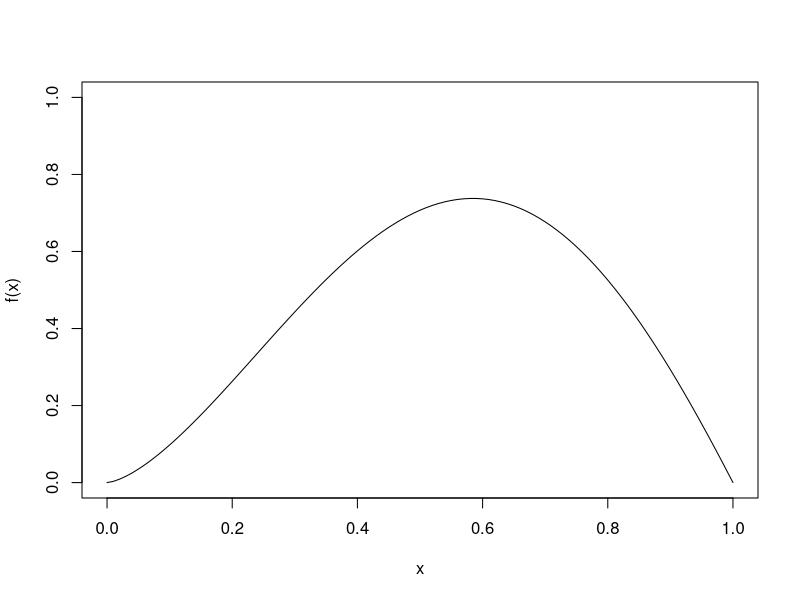
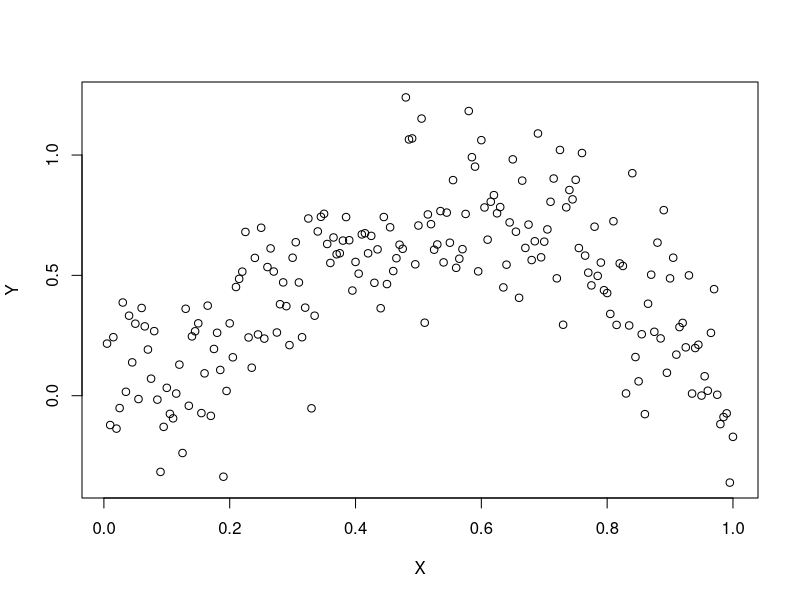
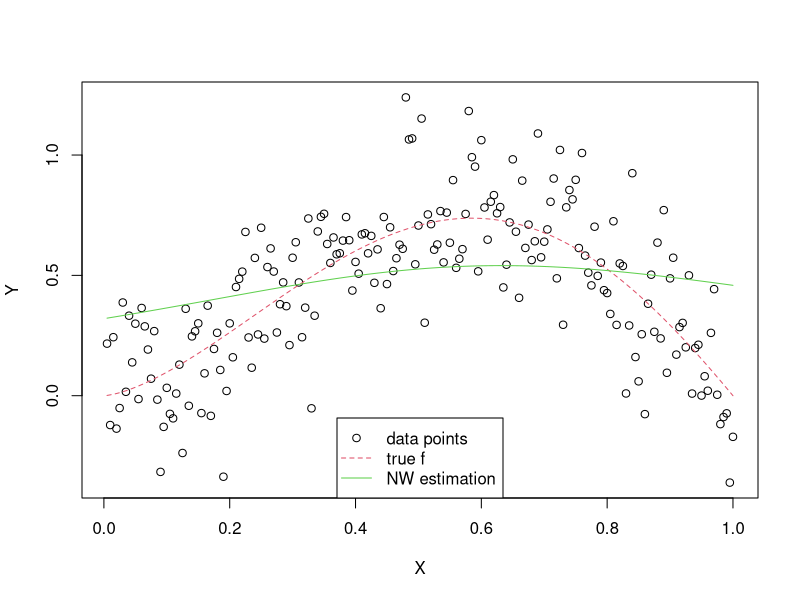
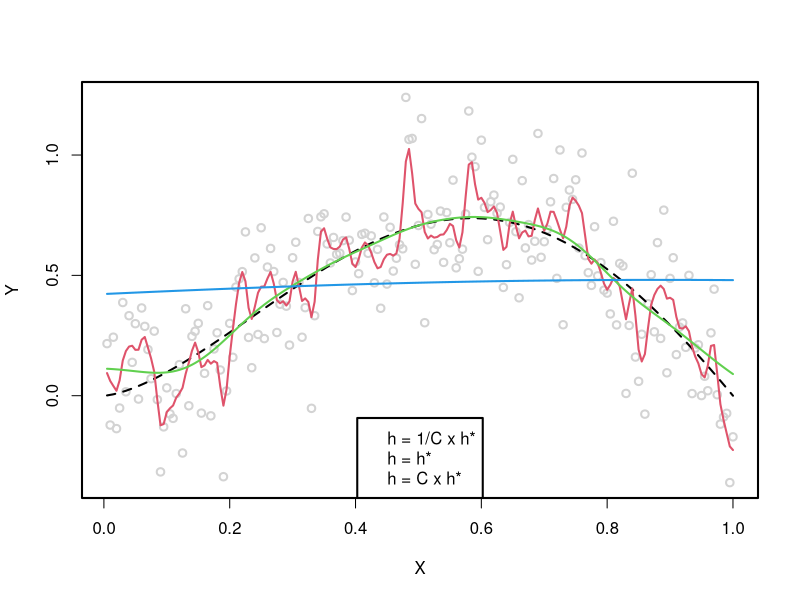
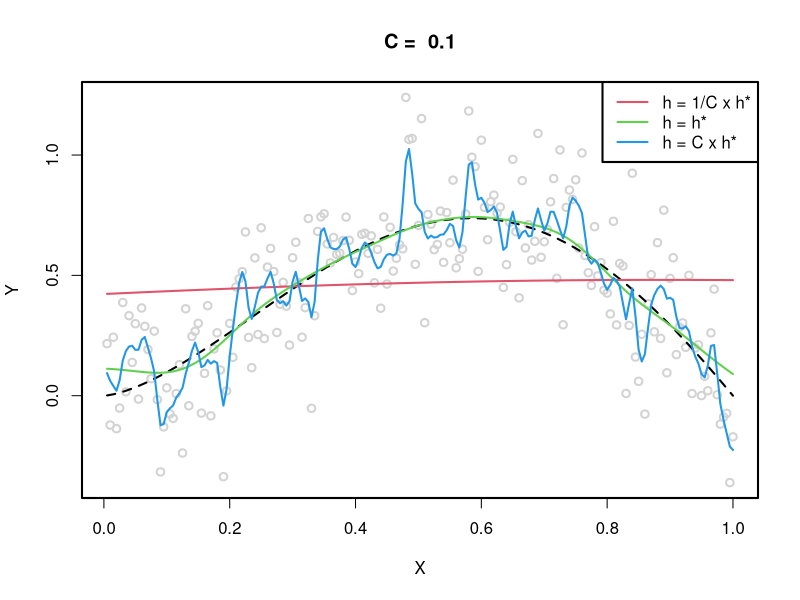
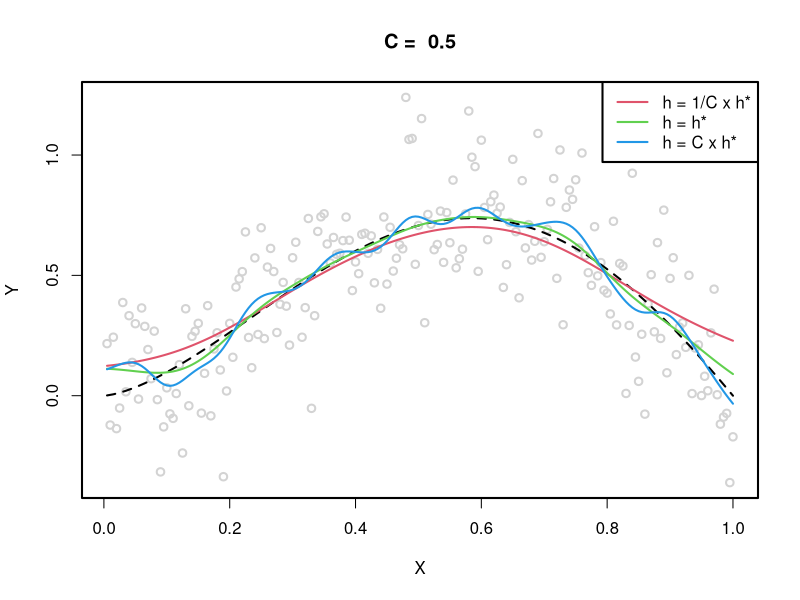
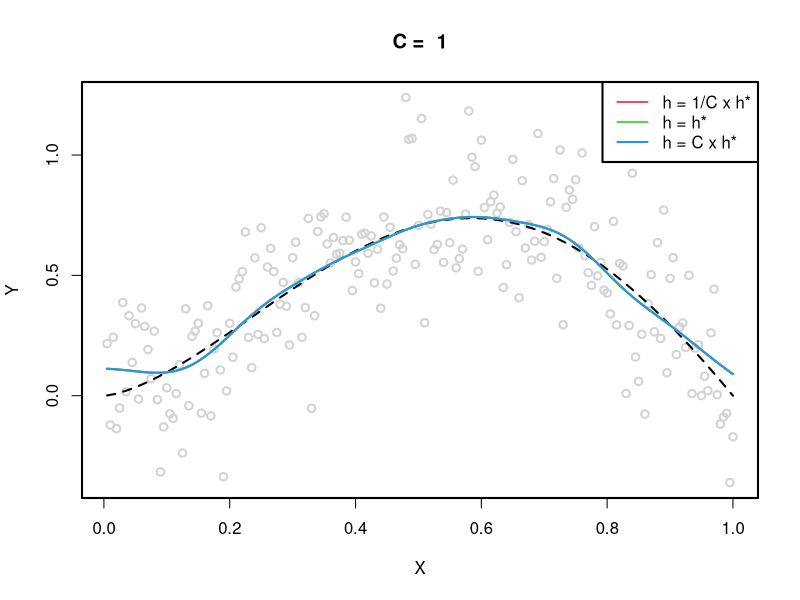
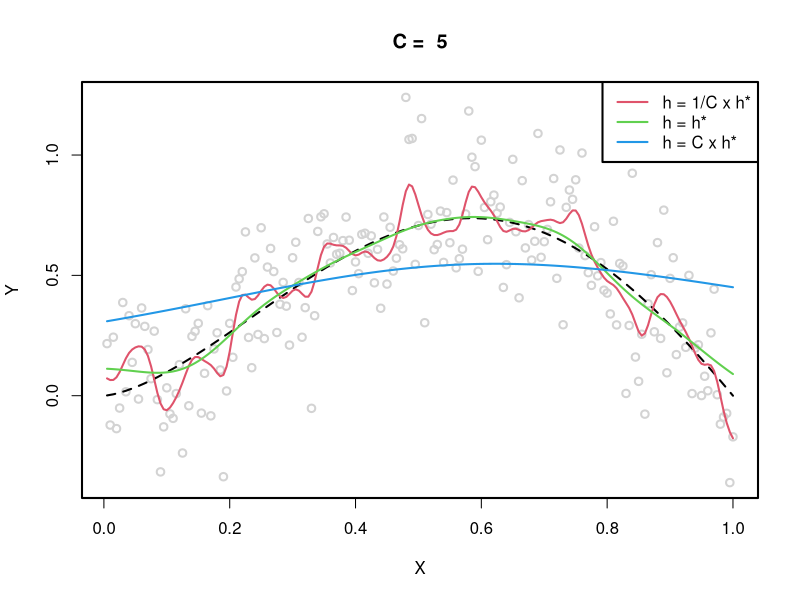

The R script that drew these images, in order:
## ---- chunk 1
rm(list = ls())
## ---- chunk 2
knitr::opts_chunk$set(echo = TRUE)
QQ <- 0
## ---- chunk 3
f <- function(x) sqrt(x)*sin(pi*x)
curve(f, ylim = c(0, 1))
## ---- chunk 4
n <- 200
X <- 1:n/n
## ---- chunk 5
sigma <- 0.2
sigma2 <- sigma^2
eps <- rnorm(n, sd = sqrt(sigma2))
Y <- f(X) + eps
plot(X, Y)
## ---- chunk 6
library("KernSmooth")
## ---- chunk 7
# ?locpoly
## ---- chunk 8
NW <- function(x, y, bandwidth, gridsize = length(x), ...) {
  locpoly(x, y, degree = 0, bandwidth = bandwidth, gridsize = gridsize, ...)
}
## ---- chunk 9
MISE_NW <- function(bandwidth, x, y, f) {
    fit <- NW(x, y, bandwidth = bandwidth)
    mean((fit$y - f(fit$x))^2)
}
opt <- optimize(MISE_NW, X, Y, f, interval = c(0, 1))
best <- round(opt$minimum, 3)
## ---- chunk 10
fit <- NW(X, Y, bandwidth = 0.3)
plot(X, Y)
curve(f, add = TRUE, col = 2, lty = 2)
lines(fit, col=3)
lgd <- c("data points", "true f", "NW estimation")
legend("bottom", lgd, col = 1:3, lty = c(NA, 2, 1), pch = c(1, NA, NA))
## ---- chunk 11
QQ <- QQ + 1
## ---- chunk 12
par(lwd = 2)
plot(X, Y, col = "lightgray")
curve(f, add = TRUE, col = 1, lty = 2)

C <- 10
bwd <- c(1/C, 1, C)*best
for (kk in 1:length(bwd)) {
    fit <- NW(X, Y, bandwidth = bwd[kk])
    lines(fit, col = 1 + kk)
}
lgd <- c("h = 1/C x h*", "h = h*", "h = C x h*")
legend("bottom", lgd, col = 2:4)
## ---- chunk 13
C_list <- c(0.1, 0.5, 1, 5)
par(mfrow = c(1,1))
for ( C in C_list )
{
  plot(X, Y, col = "lightgray", main = paste("C = ", C))
  curve(f, add = TRUE, col = 1, lty = 2)
  bwd <- c(1/C, 1, C)*best
  for (kk in 1:length(bwd)) {
    fit <- NW(X, Y, bandwidth = bwd[kk])
    lines(fit, col = 1 + kk)
  }
  lgd <- c("h = 1/C x h*", "h = h*", "h = C x h*")
  legend("topright", lgd, col = 2:4, lty = 1)
}
## ---- chunk 14
QQ <- QQ +1
## ---- chunk 15
opt <- optimize(MISE_NW, X, Y, f, interval = c(0, 1))
best <- round(opt$minimum, 3)
best
## ---- chunk 16
X_2000 <- 1:2000/2000
eps <- rnorm(n, sd = sqrt(sigma2))
Y_2000 <- f(X_2000) + eps

plot(X_2000, Y_2000)
## ---- chunk 17
opt_2000 <- optimize(MISE_NW, X_2000, Y_2000, f, interval = c(0, 1))
best_2000 <- round(opt_2000$minimum, 3)
paste ("Optimal bandwith with 2000 observations = ", best_2000)
## ---- chunk 18
plot(X_2000, Y_2000, col = "lightgray", main = paste("f vs estimated f with optimal bandwidth = ", best_2000))
curve(f, add = TRUE, col = 1, lty = 2)
bwd <- best_2000

fit <- NW(X_2000, Y_2000, bandwidth = bwd)
lines(fit, col ="red")
## ---- chunk 19
measure_mean_opt_bwd <- function (n, nRep) {
  best_bwd_list <- c()
  for (i in 1:nRep) {
    X <- 1:n/n
    eps <- rnorm(n, sd = sqrt(sigma2))
    Y <- f(X) + eps
    opt <- optimize(MISE_NW, X, Y, f, interval = c(0, 1))
    best <- round(opt$minimum, 3)
    
    best_bwd_list[length(best_bwd_list) + 1] <- best
  }
  return (mean(best_bwd_list))
}
## ---- chunk 20
n_1 <- 200
n_2 <- 2000
h_n1 <- measure_mean_opt_bwd(n_1, 10)
h_n2 <- measure_mean_opt_bwd(n_2, 10)
beta <- 0.5 * (1 - log(n_1 / n_2) / log(h_n1 / h_n2) )
print(paste ("Estimated beta coefficient = ", round(beta,3)))
## ---- chunk 21
n_3 <- 20000
h_n3 <- h_n1 * (n_3 / n_1) ^( -1 / (2*beta +1) )
print(paste("Estimated optimal bandwidth for n = ", n_3, "=", round (h_n3, 3)))

n_4 <- 200000
h_n4 <- h_n1 * (n_4 / n_1) ^( -1 / (2*beta +1) )
print(paste("Estimated optimal bandwidth for n = ", n_4, "=", round (h_n4, 3)))
## ---- chunk 22
QQ <- QQ +1
## ---- chunk 23
MISE_NW_0 <- function(bandwidth, x, y) {
    fit <- NW(x, y, bandwidth = bandwidth)
    mean((fit$y - y)^2)
}
## ---- chunk 24
hs <- 1:100/500
## ---- chunk 25
mise_nw_0_list <- c()
for (h in hs){
  mise_nw_0_list[length(mise_nw_0_list) + 1] <- MISE_NW_0(h,X,Y)
}

plot(hs, mise_nw_0_list, xlab = "bandwidth", ylab = "Discretized MISE")
## ---- chunk 26
QQ <- QQ +1
## ---- chunk 27
fHat <- function(bandwidth, n, sigma2, f) {
    eps <- rnorm(n, sd = sqrt(sigma2))
    X <- 1:n/n
    Y <- f(X) + eps
    fit <- NW(X, Y, bandwidth = bandwidth)
    fit$y
}   
## ---- chunk 28
curve(f, ylim = c(-0.1, 0.8))
lines(X, fHat(0.1,  n, sigma2, f), col = 2, lty = 2)
lines(X, fHat(0.1,  n, sigma2, f), col = 3, lty = 2)
lines(X, fHat(0.1,  n, sigma2, f), col = 4, lty = 2)
## ---- chunk 29
bandwidth <- 0.3
fHatMat <- replicate(101, fHat(bandwidth, n, sigma2, f))
curve(f)
matlines(X, fHatMat, col = "lightgray")        
curve(f, add = TRUE)
## ---- chunk 30
bandwidth <- 0.04
fHatMat <- replicate(101, fHat(bandwidth, n, sigma2, f))
curve(f)
matlines(X, fHatMat, col = 3)
curve(f, add = TRUE)
## ---- chunk 31
bandwidth <- 0.004
fHatMat <- replicate(101, fHat(bandwidth, n, sigma2, f))
curve(f)
matlines(X, fHatMat, col = 7)
curve(f, add = TRUE)
## ---- chunk 32
QQ <- QQ +1
## ---- chunk 33
bandwidth <- 0.01
fHatMat <- replicate(101, fHat(bandwidth, n, sigma2, f))
curve(f)
matlines(X, fHatMat, col = 7)
curve(f, add = TRUE)
## ---- chunk 34
bandwidth <- 0.5
fHatMat <- replicate(101, fHat(bandwidth, n, sigma2, f))
curve(f)
matlines(X, fHatMat, col = 7)
curve(f, add = TRUE)
## ---- chunk 35
diffs <- fHatMat - f(X)            ## Note: this is a bit dangerous
diffs2 <- sweep(fHatMat, 1, f(X))  ## Safer but harder to understand
max(abs(diffs2-diffs))             ## sanity check
str(rowMeans(diffs^2))
## ---- chunk 36
MSE <- function(bandwidth, n, sigma2, f, nRep) {
    fHatMat <- replicate(nRep, fHat(bandwidth, n, sigma2, f))
    diffs <- sweep(fHatMat, 1, f(X))
    mse <- rowMeans(diffs^2)
}
## ---- chunk 37
MSEh1 <- MSE(0.3, n, sigma2, f, 1001)
MSEh2 <- MSE(0.04, n, sigma2, f, 101)
MSEh3 <- MSE(0.003, n, sigma2, f, 101)
Estim1=sum(MSEh1)/n
Estim2=sum(MSEh2)/n
Estim3=sum(MSEh3)/n
Estim1
Estim2
Estim3
## ---- chunk 38
QQ <- QQ +1
## ---- chunk 39
calculate_bias_and_variance <- function (nRep, X_vect) {
  bias_list <- c()
  var_list <- c()
  
  n <- length(X_vect)
  
  for (h in hs){
    fHatMat <- replicate(nRep, fHat(h, n, sigma2, f))
    
    FHatMat_esp <- rowMeans(fHatMat)
    bias <- FHatMat_esp - f(X_vect)
    
    diffs <- sweep(fHatMat, 1, FHatMat_esp)
    var <- rowMeans(diffs^2)
    
    bias_list[length(bias_list) + 1] <- sum(bias**2)/n
    var_list[length(var_list) +1 ] <- sum(var)/n
  }
  
  return( list ("bias" = bias_list, "var" = var_list) )
}

nRep <- 101
hs <- 1:100/500
bias_and_var <- calculate_bias_and_variance(nRep, X)
## ---- chunk 40
bias_list <- bias_and_var$bias
var_list <- bias_and_var$var
mise_list <- bias_list + var_list

plot(x = hs, y = bias_list, col = 2, ylab = "", type = "l", lwd = 2)
points(x = hs, y = var_list, col = 3, type = "l", lwd = 2)
points(x=hs, y = mise_list, col = 4, type = "l", lwd = 2)
legend(x = "topleft", lty = 1 , legend = c("Bias", "Variance", "MISE"), col = 2:4)
## ---- chunk 41
h_opt_mise <- hs[which.min(mise_list)]
print(paste("The bandwidth that minimizes the mise as bias + variance is", h_opt_mise))
print(paste("The bandwidth that was estimated previously as optimum was", best))
## ---- chunk 42
par(lwd = 2)
C <- 3
plot(X, MSE(best/C, n, sigma2, f, 50), t = 'l', ylab = "MSE", col = 2, ylim = c(0, 0.1))
lines(X, MSE(best, n, sigma2, f, 50), col = 3)
lines(X, MSE(C*best, n, sigma2, f, 50), col = 4)
lgd <- c("h = 1/C x h*", "h = h*", "h = C x h*")
legend("top", lgd, col = 2:4, lty = 1)
abline(h=0, lty = 2)
## ---- chunk 43
par(lwd = 2, mfrow = c(1,1))
C_list <- c(1,2,4, 8)
for (C in C_list) {
  plot(X, MSE(best/C, n, sigma2, f, 50), t = 'l', ylab = "MSE", col = 2, ylim = c(0, 0.1), main = paste("C = ", C))
  lines(X, MSE(best, n, sigma2, f, 50), col = 3)
  lines(X, MSE(C*best, n, sigma2, f, 50), col = 4)
  lgd <- c("h = 1/C x h*", "h = h*", "h = C x h*")
  legend("top", lgd, col = 2:4, lty = 1)
  abline(h=0, lty = 2)
  }
## ---- chunk 44
QQ <- QQ + 1
## ---- chunk 45
par(lwd = 2, mfrow = c(1,1))
plot(X, MSE(best, n, sigma2, f, 50), col = 1)
lgd <- c("h = h*")
legend("top", lgd, col = 2:4, lty = 1)
abline(h=0, lty = 2)
## ---- chunk 46
bandwidth <- best
fHatMat <- replicate(101, fHat(bandwidth, n, sigma2, f))
curve(f)
matlines(X, fHatMat, col = 7)
curve(f, add = TRUE)
## ---- chunk 47
bandwidth <- best * 2
fHatMat <- replicate(101, fHat(bandwidth, n, sigma2, f))
curve(f)
matlines(X, fHatMat, col = 7)
curve(f, add = TRUE)

par(lwd = 2, mfrow = c(1,1))
plot(X, MSE(best, n, sigma2, f, 50), col = 1)
lgd <- c("h = 2 * h*")
legend("top", lgd, col = 2:4, lty = 1)
abline(h=0, lty = 2)
## ---- chunk 48
QQ <- QQ +1
## ---- chunk 49
my_NW_LP <- function(x, y, bandwidth, degree ,gridsize = length(x), ...) {
  locpoly(x, y, degree = degree, bandwidth = bandwidth, gridsize = gridsize,  ...)
}

fHat_LP <- function(bandwidth, n, sigma2, f, degree) {
    eps <- rnorm(n, sd = sqrt(sigma2))
    X <- 1:n/n
    Y <- f(X) + eps
    fit <- my_NW_LP(X, Y, bandwidth = bandwidth, degree)
    #locpoly(X, Y, degree = degree, bandwidth = bandwidth, gridsize = length(X))
    fit$y
} 

MISE_LP <- function(bandwidth, x, y, f, degree) {
    fit <- my_NW_LP(x, y, bandwidth = bandwidth, degree)
    mean((fit$y - f(fit$x))^2)
}

MSE_LP <- function(bandwidth, n, sigma2, f, nRep, degree) {
    fHatMat <- replicate(nRep, fHat_LP(bandwidth, n, sigma2, f, degree))
    diffs <- sweep(fHatMat, 1, f(X))
    mse <- rowMeans(diffs^2)
}
## ---- chunk 50
degree_list <- 0:2
optim_bandwidth_list <- c()

print(paste("REMINDER: the optimal bandwitdh estimated before was ", best))

for (degree in degree_list) {
  opt <- optimize(MISE_LP, X, Y, f, degree,interval = c(0, 1))
  best_bwd <- round(opt$minimum, 3)
  print( paste ("The optimal bandwidth for LP estimators of degree ", degree, " = ",best_bwd) )
  optim_bandwidth_list[ length(optim_bandwidth_list) + 1 ] <- best_bwd
}
## ---- chunk 51
par(mfrow = c(1,1))

plot(X, MSE(best, n, sigma2, f, 50), col = 1, type = "l")
abline(h=0, lty = 2)

for ( i in 1:length(degree_list) ){
  
  points(X, MSE_LP(optim_bandwidth_list[i], n, sigma2, f, 50, degree_list[i]), col = 1 + i,
       main = paste("Degree = ", degree_list[i]), ylab = "MSE LP", ylim = c(0,0.2), type = "l", lwd = 2)
  abline(h=0, lty = 2)
  
}

legend( x = "topleft", legend = c("Previous MSE", "LP deg 0", "LP deg 1", "LP deg 2"), col = 1:4, lty = 1)
## ---- chunk 52
QQ <- QQ +1
## ---- chunk 53
getW <- function(X, h) {
    n <- length(X)
    W <- matrix(NA, n, n)
    for (ii in 1:n){
        Yi <- rep(0, n)
        Yi[ii] <- 1
        fit <- locpoly(X, Yi, bandwidth = h, gridsize = n)
        W[ii, ] <- fit$y
    }
    W
}
## ---- chunk 54
CV_risk <- function(X, Y, h) {
  
  n <- length(X)
  W <- getW(X, h)
  CV <- 0
  
  for (i in 1:n) {
      
    fHat_Xi <- sum(Y*W[,i])
    numerator <- Y[i] - fHat_Xi
    denominator <- 1 - W[i,i]
    CV <- CV + (numerator/denominator)**2
    
  }
  
  return (CV/n)
}

CV_risk(X, Y, best)
## ---- chunk 55
par(mfrow = c(1,1))
CV_risk_list <- c()
for ( h in hs ) {
  CV_risk_list [length(CV_risk_list) + 1] <- CV_risk(X, Y, h)
}
plot(hs, CV_risk_list)
## ---- chunk 56
CV_risk_optimal_bwd <- hs[which.min(CV_risk_list)]
associated_mse_CV <- sum(MSE(CV_risk_optimal_bwd, n, sigma2, f, 50))/n 
associated_mse_opt_bwd <- sum(MSE(best, n, sigma2, f, 50))/n 
print(paste ("The bandwidth that minimizes the CV risk is ", CV_risk_optimal_bwd, "with MSE = ", associated_mse_CV ) )
print( paste("REMINDER : The bandwidth that minimizes the MSE is ", best, "with MSE = ", associated_mse_opt_bwd) )
## ---- chunk 57
fit <- locpoly(X, Y, drv = 1, bandwidth = 0.1, gridsize=length(X))
plot(fit$x, fit$y)
ff <- function(x) sin(pi*x)/sqrt(x)/2 + pi*sqrt(x)*cos(pi*x)
curve(ff, add = TRUE)
## ---- chunk 58
QQ <- QQ +1
## ---- chunk 59
par(lwd = 2, mfrow = c(1,1))
plot(X, MSE_LP(best, n, sigma2, f, 50, degree = 1), col = 1)
MISE_LP(best, X, Y, f, degree = 1)
lgd <- c("h = h*")
legend("top", lgd, col = 1, lty = 1)
abline(h=0, lty = 2)
## ---- chunk 60
max(abs(X - fit$x))
